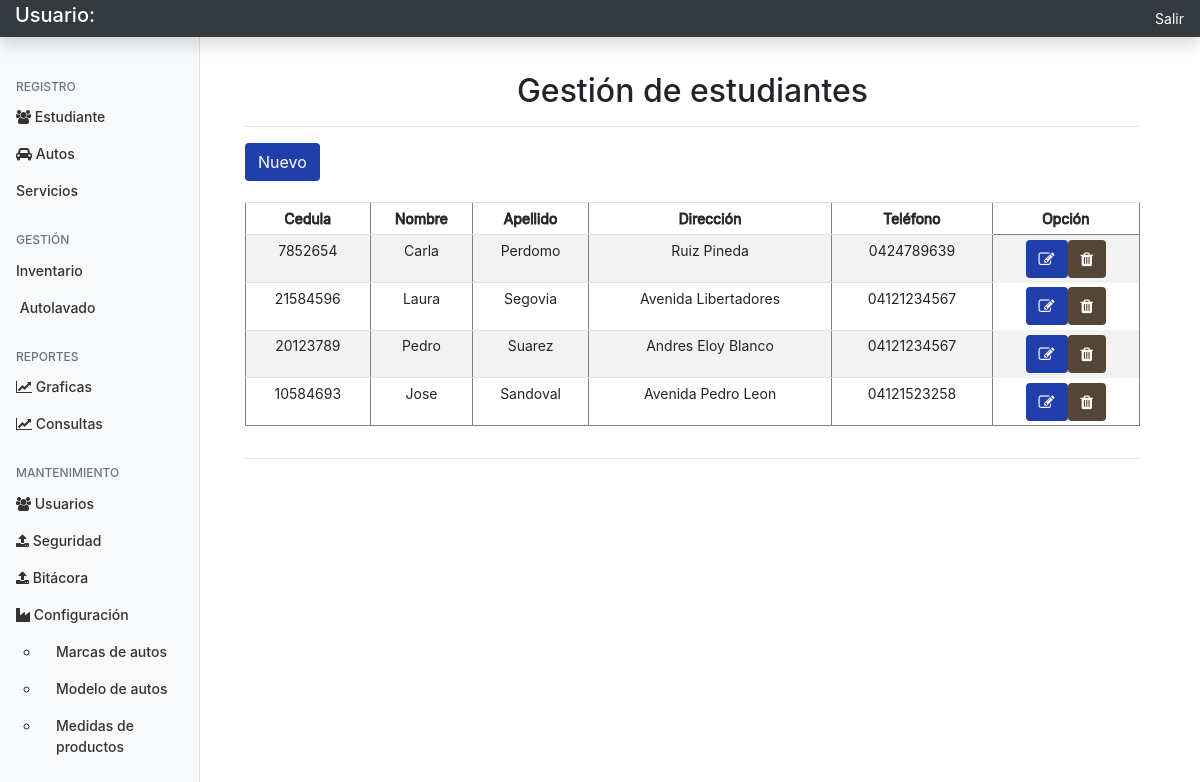
/Controladores/Cliente/consultar.php, run on the app's committed database.
### tables this page shows
CREATE TABLE `cliente` (
  `id` int(11) NOT NULL,
  `cedula` varchar(10) NOT NULL,
  `nombre` varchar(15) NOT NULL,
  `apellido` varchar(15) NOT NULL,
  `domicilio` varchar(60) NOT NULL,
  `telefono` varchar(12) NOT NULL
);

### Modelos/conexion.php (called while the page is built, shortened)
<?php
abstract class Conexion extends PDO
{
	private $respuestaConexion = false;
	protected function realizarConexion()
	{
		try {
			$this->respuestaConexion = true;
		} catch (PDOException $e) {
			$this->respuestaConexion = false;
			$this->errorMensaje = $e;
		}
	}
	protected function getEstatusConexion()
	{
		return $this->respuestaConexion;
	}
}
?>

### Modelos/cliente.php (called while the page is built, shortened)
<?php
require_once 'conexion.php';
class cliente extends Conexion
{
	protected $nombre;
	public function consultarNombrecliente()
	{
		if (Conexion::getEstatusConexion()) {
			$strSql = 'SELECT id, cedula, nombre, apellido, domicilio, telefono FROM cliente WHERE nombre LIKE :nombre ORDER BY cedula DESC';
			$respuestaArreglo = [];
			try {
				$strExec = Conexion::prepare($strSql);
				$strExec->bindValue(':nombre', "$this->nombre%");
				$strExec->execute();
				$respuestaArreglo = $strExec->fetchAll();
				$respuestaArreglo += ['estatus' => true];
			} catch (PDOException $e) {
				$errorReturn = ['estatus' => false];
				$errorReturn += ['info' => "error sql:{$e}"];
				return $errorReturn;
			}
			return $respuestaArreglo;
		} else {
			$errorReturn = ['estatus' => false];
			$errorReturn += ['info' => 'error sql:'.Conexion::getErrorConexion()];
			return $errorReturn;
		}
	}
}

### Vistas/Cliente/cargar.php (the view, shortened to what this page needs)
<!doctype html>
<html lang="en">
<head>
  <?php require_once('../../Vistas/Agregados/head.php'); ?>
</head>
<body>
<?php require_once('../../Vistas/Agregados/panel-superior.php'); ?>
<div class="container-fluid">
  <div class="row">
  <?php require_once('../../Vistas/Agregados/panel.php'); ?>
    <div class="container">
      <main role="main" class="col-md-10 ml-sm-auto col-lg-10">
        <div class="pt-3 pb-2 mb-3 border-bottom" style="text-align:center;">
          <h1 class="h2">Gestión de estudiantes</h1>
        </div>
        <div class="justify-content-between align-items-center">
          <div class="btn-group">
            <button type="button" class="btn btn-c" data-toggle="modal" data-target="#exampleModal">Nuevo</button>
          </div>
        </div>
        <br/>
        <div class="table-responsive">
          <?php
           if (isset($r1)) {
             if (!empty($r1)) {
              $impr = ' <table class="table table-striped table-sm" style="text-align:center;" border=1>
                <thead>
                <tr style="-webkit-text-stroke-width: medium;">
                <td>Cedula</td>
                <td>Nombre</td>
                <td>Apellido</td>
                <td>Dirección</td>
                <td>Teléfono</td>
                <td>Opción</td>
                </tr>
                </thead>
                <tbody>';
            foreach ($r1 as $valor) {
              if (isset($valor["nombre"])) {
                $impr .= '<tr>';
                $impr .= '<td>'.$valor['cedula'].'</td>';
                $impr .= '<td>'.$valor['nombre'].'</td>';
                $impr .= '<td>'.$valor['apellido'].'</td>';
                $impr .= '<td>'.$valor['domicilio'].'</td>';
                $impr .= '<td>'.$valor['telefono'].'</td>';
                $impr .= '
                <td style="display: flex; border-style: none;  justify-content: center;">
                  <form action="../Cliente/cliente.php" method="POST">
                    <div class="d-flex justify-content-between align-items-center">
                      <input type="hidden" name="cedula" value="'.$valor['cedula'].'" />
                      <button class="btn btn-c" name="Cargar_Datos" type="submit"><i class="fa fa-edit"></i></button>
                    </div>
                  </form>
                  <form onsubmit="return ConfirmarEliminar();" action="../Cliente/cliente.php" method="POST">
                    <div class="d-flex justify-content-between align-items-center">
                      <input type="hidden" name="cedula" value="'.$valor['cedula'].'" />
                      <button class="btn btn-o" name="Eliminar" type="submit"><i class="fa fa-trash"></i></button>
                    </div>
                  </form>
                </td>';
                $impr .= '</tr>';
              }
            }
            $impr .= '</tbody>';
            $impr .= '</table>';
            printf($impr);
            }
          }
          ?>
        </div>
        <hr>
        </main>
    </div>
  </div>
</div>
</body>
</html>

### Controladores/Cliente/consultar.php (shortened to what this page needs)
 <?php
		require_once '../../Modelos/cliente.php';
		$objcliente= new cliente();
		$r1=$objcliente->consultarNombrecliente();
		if ($r1['estatus'])
		 {
			require_once '../../Vistas/Cliente/cargar.php';
		}else{
		print_r($r1);
			$mensaje = 'Error al consultar el Gasto, contacte con el soporte';
			require_once '../Vistas/mensaje-vista.php';
		}
?>

### Vistas/Agregados/head.php (shortened to what this page needs)
<link rel="stylesheet" href="../../Recursos/css/font-awesome.min.css">
<link rel="stylesheet" href="../../Recursos/css/bootstrap.min.css">
<link href="../../Recursos/css/estilo.css" rel="stylesheet">
<link href="../../Recursos/css/dashboard.css" rel="stylesheet">

### Vistas/Agregados/panel-superior.php (shortened to what this page needs)
<nav class="navbar navbar-dark fixed-top bg-dark flex-md-nowrap p-0 shadow">
	<h5 class="col-sm-3 col-md-2 mr-0" style="color: white;">
	<?php
	 echo "Usuario: ".$_SESSION['nombre']; ?>
	</h5>
	<ul class="navbar-nav px-3">
	  <li class="nav-item text-nowrap">
	    <a
				class="nav-link"
				style="color:white !important;"
				href="../../Controladores/Sistema/salir.php">
				Salir
			</a>
	  </li>
	</ul>
</nav>

### Vistas/Agregados/panel.php (shortened to what this page needs)
<nav class="col-md-2 d-none d-md-block bg-light sidebar">
  <div class="sidebar-sticky">
    <h6 class="sidebar-heading d-flex justify-content-between align-items-center px-3 mt-4 mb-1 text-muted">
    <span>Registro</span>
    </h6>
    <ul class="nav flex-column">
      <li class="nav-item  active">
        <a class="nav-link" href="../../Controladores/Cliente/consultar.php">
          <i class="fa fa-users"></i>  Estudiante
        </a>
      </li>
       <li class="nav-item">
        <a class="nav-link" href="../../Controladores/Auto/consultar.php">
          <i class="fa fa-car"></i> Autos
        </a>
      </li>
      <li class="nav-item">
          <a class="nav-link" href="../../Controladores/Servicio/consultar.php">
          <i class=""></i>  Servicios
        </a>
      </li>
    </ul>
    <h6 class="sidebar-heading d-flex justify-content-between align-items-center px-3 mt-4 mb-1 text-muted">
      <span>Gestión</span>
    </h6>
    <ul class="nav flex-column mb-2">
      <li class="nav-item">
        <a class="nav-link" href="../../Controladores/Producto/consultar.php">
           Inventario
        </a>
      </li>
      <li class="nav-item">
        <a class="nav-link" href="../../Controladores/Autolavado/consultar.php">
          <i class="fa fa-line-cars"></i>  Autolavado
        </a>
      </li>
    </ul>
    <h6 class="sidebar-heading d-flex justify-content-between align-items-center px-3 mt-4 mb-1 text-muted">
      <span>Reportes</span>
    </h6>
    <ul class="nav flex-column mb-2">
      <li class="nav-item">
        <a class="nav-link" href="#">
          <i class="fa fa-line-chart"></i>  Graficas
        </a>
      </li>
      <li class="nav-item">
        <a class="nav-link" href="#">
          <i class="fa fa-line-chart"></i>  Consultas
        </a>
      </li>
    </ul>
    <h6 class="sidebar-heading d-flex justify-content-between align-items-center px-3 mt-4 mb-1 text-muted">
      <span>Mantenimiento</span>
    </h6>
    <ul class="nav flex-column mb-2">
      <li class="nav-item">
        <a class="nav-link" href="../../Controladores/Usuario/consultar.php">
          <i class="fa fa-users"></i>  Usuarios
        </a>
      </li>
      <li class="nav-item">
        <a class="nav-link" href="#">
          <i class="fa fa-upload"></i>  Seguridad
        </a>
      </li>
      <li class="nav-item">
        <a class="nav-link" href="#">
          <i class="fa fa-upload"></i>  Bitácora
        </a>
      </li>
      <li class="nav-item">
        <a class="nav-link" href="#">
          <i class="fa fa-industry"></i>  Configuración
        </a>
        <ul >
          <li class="nav-item">
            <a class="nav-link" href="../../Controladores/Marca/consultar.php">
             Marcas de autos
            </a>
          </li>
          <li class="nav-item">
            <a class="nav-link" href="../../Controladores/Modelo/consultar.php">
             Modelo de autos
            </a>
          </li>
          <li class="nav-item">
            <a class="nav-link" href="../../Controladores/Medida/consultar.php">
             Medidas de productos
            </a>
          </li>
        </ul>
      </li>
    </ul>
  </div>
</nav>

### Recursos/css/estilo.css (style rules this page uses)
* { box-sizing: border-box; }
body { padding-top: 1rem; }
.btn-o { background-color:#534635; color: white; }
.btn-c { background-color: #213fab; color: white ; }
main { padding-top: 48px; }

### Recursos/css/dashboard.css (style rules this page uses)
body { font-size: .875rem; }
.sidebar { position: fixed; top: 0; bottom: 0; left: 0; z-index: 100; padding: 48px 0 0; box-shadow: inset -1px 0 0 rgba(0, 0, 0, .1); }
.sidebar-sticky { position: relative; top: 0; height: calc(100vh - 48px); padding-top: .5rem; overflow-x: hidden; overflow-y: auto; }
.sidebar .nav-link { font-weight: 500; color: #333; }
.sidebar-heading { font-size: .75rem; text-transform: uppercase; }
[role="main"] { padding-top: 40px; }
.border-bottom { border-bottom: 1px solid #e5e5e5; }

### data on the page
cliente: cedula "7852654", nombre "Carla", apellido "Perdomo", domicilio "Ruiz Pineda", telefono "0424789639"
cliente: cedula "21584596", nombre "Laura", apellido "Segovia", domicilio "Avenida Libertadores", telefono "04121234567"
cliente: cedula "20123789", nombre "Pedro", apellido "Suarez", domicilio "Andres Eloy Blanco", telefono "04121234567"
cliente: cedula "10584693", nombre "Jose", apellido "Sandoval", domicilio "Avenida Pedro Leon", telefono "04121523258"
